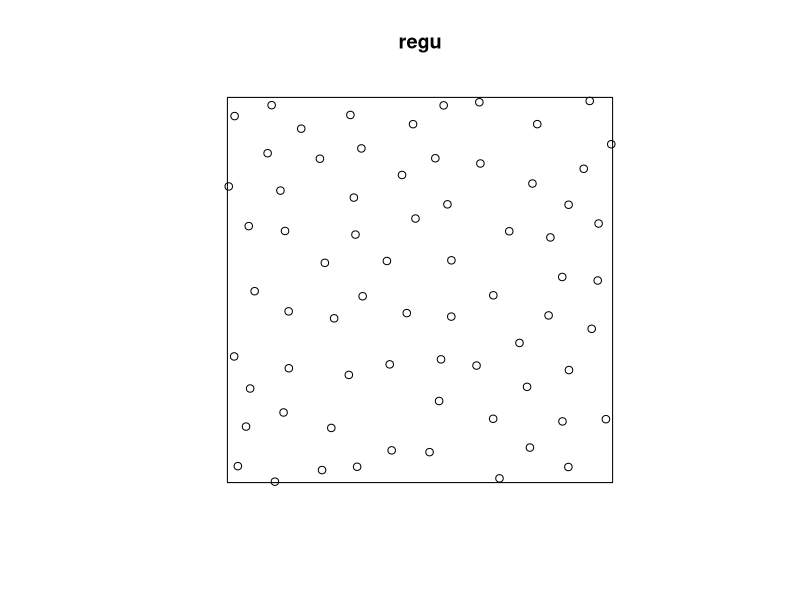
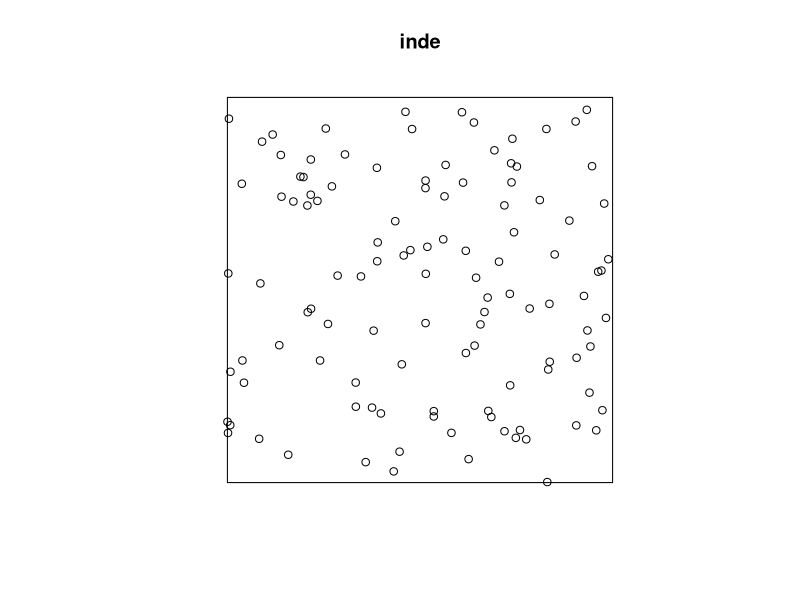
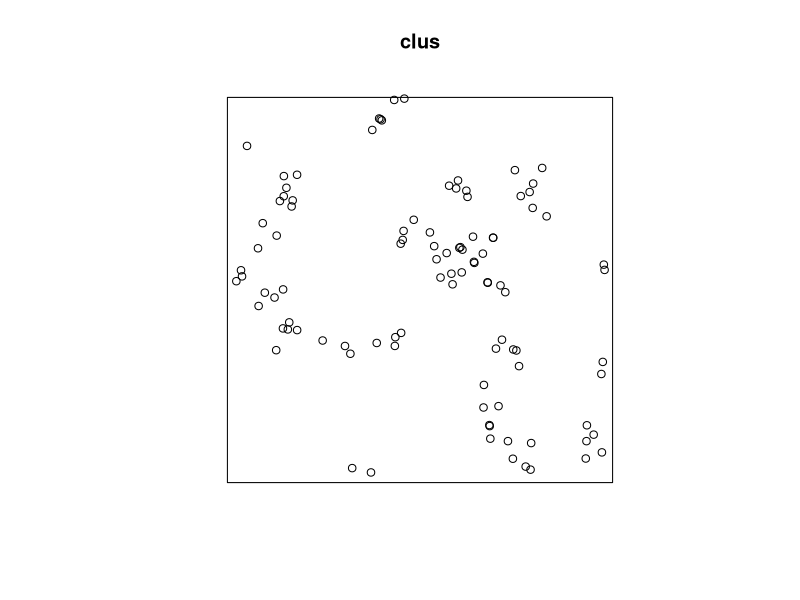
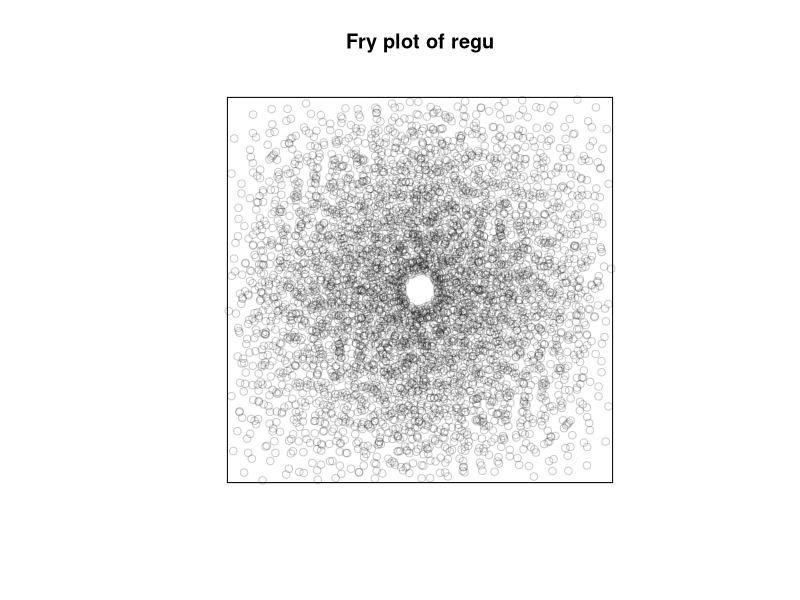
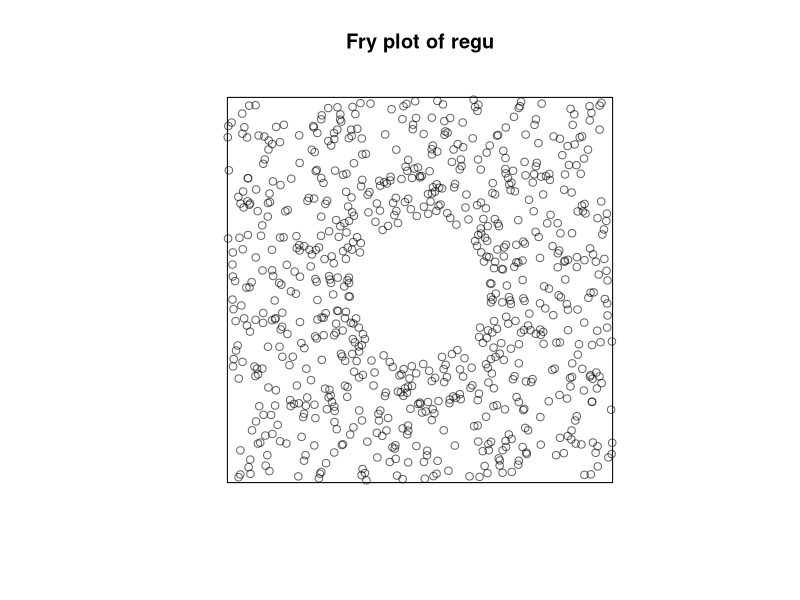
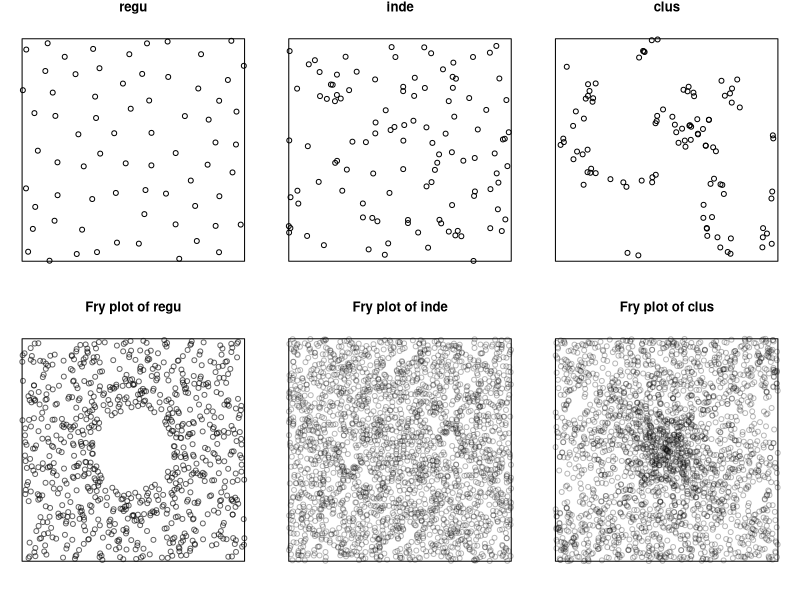
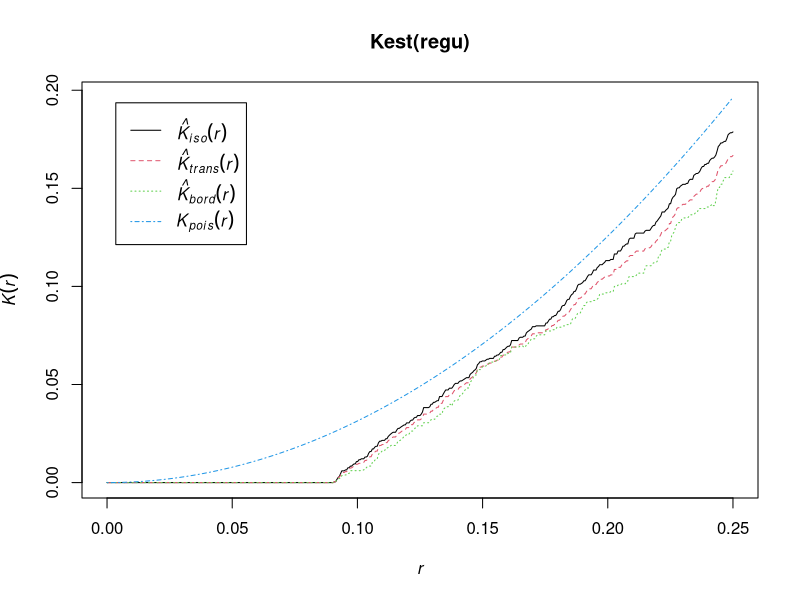
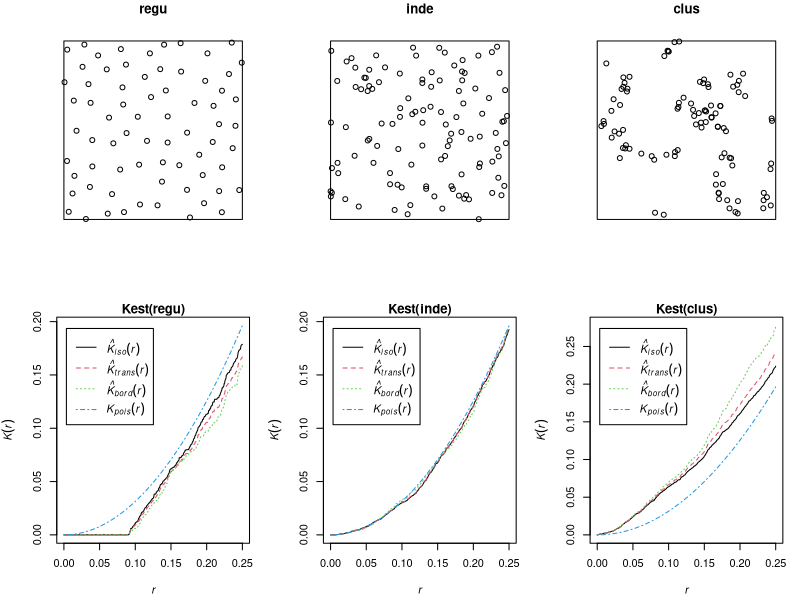

Source code (R) for these figures, in order:
#'      Workshop on analysing spatial point patterns with spatstat
#'                   Aalborg, April 2015
#' 
#'                   Lecturer's R script 
#'                  Session 6: Correlation
#' 
#'         Copyright (c) Adrian Baddeley and Ege Rubak 2015
#' 
library(spatstat)

set.seed(42)
inde <- rpoispp(100)
regu <- rSSI(0.09, 70)
clus <- rMatClust(30, 0.05, 4)

plot(regu)
plot(inde)
plot(clus)

fryplot(regu)
fryplot(regu, width=0.5)

#' [resize window to 3 x 2]
par0 <- par(mfrow=c(2,3), mar=rep(1,4))
plot(regu)
plot(inde)
plot(clus)
fryplot(regu, width=0.5)
fryplot(inde, width=0.5)
fryplot(clus, width=0.5)
par23 <- par(par0)

plot(Kest(regu))
Kest(regu)

par(mfrow=c(2,3), mar=0.3+c(4,4,1,1))
plot(regu)
plot(inde)
plot(clus)
plot(Kest(regu))
plot(Kest(inde))
plot(Kest(clus))
par23x <- par(par0)

plot(pcf(regu))
plot(pcf(clus))
plot(pcf(clus, divisor="d"))

par(par23x)
plot(regu)
plot(inde)
plot(clus)
plot(pcf(regu))
plot(pcf(inde))
plot(pcf(clus))
par(par0)
